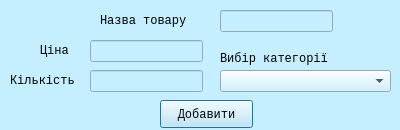
<?xml version="1.0" encoding="UTF-8"?>
<ui version="4.0">
 <class>insertData</class>
 <widget class="QDialog" name="insertData">
  <property name="geometry">
   <rect>
    <x>0</x>
    <y>0</y>
    <width>400</width>
    <height>130</height>
   </rect>
  </property>
  <property name="minimumSize">
   <size>
    <width>400</width>
    <height>130</height>
   </size>
  </property>
  <property name="maximumSize">
   <size>
    <width>400</width>
    <height>130</height>
   </size>
  </property>
  <property name="windowTitle">
   <string>Dialog</string>
  </property>
  <property name="styleSheet">
   <string notr="true">background-color:rgb(197, 238, 255)</string>
  </property>
  <widget class="QPushButton" name="insert">
   <property name="geometry">
    <rect>
     <x>160</x>
     <y>100</y>
     <width>93</width>
     <height>28</height>
    </rect>
   </property>
   <property name="font">
    <font>
     <family>Courier</family>
    </font>
   </property>
   <property name="styleSheet">
    <string notr="true">background-color:rgb(197, 238, 255)</string>
   </property>
   <property name="text">
    <string>Добавити</string>
   </property>
  </widget>
  <widget class="QLabel" name="name">
   <property name="geometry">
    <rect>
     <x>100</x>
     <y>10</y>
     <width>101</width>
     <height>20</height>
    </rect>
   </property>
   <property name="font">
    <font>
     <family>Courier</family>
    </font>
   </property>
   <property name="text">
    <string>Назва товару</string>
   </property>
  </widget>
  <widget class="QLabel" name="price">
   <property name="geometry">
    <rect>
     <x>40</x>
     <y>40</y>
     <width>41</width>
     <height>20</height>
    </rect>
   </property>
   <property name="font">
    <font>
     <family>Courier</family>
    </font>
   </property>
   <property name="text">
    <string>Ціна</string>
   </property>
  </widget>
  <widget class="QLabel" name="count">
   <property name="geometry">
    <rect>
     <x>10</x>
     <y>70</y>
     <width>81</width>
     <height>20</height>
    </rect>
   </property>
   <property name="font">
    <font>
     <family>Courier</family>
    </font>
   </property>
   <property name="text">
    <string>Кількість</string>
   </property>
  </widget>
  <widget class="QLineEdit" name="nameLine">
   <property name="geometry">
    <rect>
     <x>220</x>
     <y>10</y>
     <width>113</width>
     <height>22</height>
    </rect>
   </property>
   <property name="styleSheet">
    <string notr="true">background-color:rgb(197, 238, 255)</string>
   </property>
  </widget>
  <widget class="QLineEdit" name="priceLine">
   <property name="geometry">
    <rect>
     <x>90</x>
     <y>40</y>
     <width>113</width>
     <height>22</height>
    </rect>
   </property>
   <property name="styleSheet">
    <string notr="true">background-color:rgb(197, 238, 255)</string>
   </property>
  </widget>
  <widget class="QLineEdit" name="countLine">
   <property name="geometry">
    <rect>
     <x>90</x>
     <y>70</y>
     <width>113</width>
     <height>22</height>
    </rect>
   </property>
   <property name="styleSheet">
    <string notr="true">background-color:rgb(197, 238, 255)</string>
   </property>
  </widget>
  <widget class="QComboBox" name="category">
   <property name="geometry">
    <rect>
     <x>220</x>
     <y>70</y>
     <width>171</width>
     <height>22</height>
    </rect>
   </property>
   <property name="styleSheet">
    <string notr="true">background-color:rgb(197, 238, 255)</string>
   </property>
  </widget>
  <widget class="QLabel" name="label">
   <property name="geometry">
    <rect>
     <x>220</x>
     <y>50</y>
     <width>121</width>
     <height>16</height>
    </rect>
   </property>
   <property name="font">
    <font>
     <family>Courier</family>
    </font>
   </property>
   <property name="text">
    <string>Вибір категорії</string>
   </property>
  </widget>
 </widget>
 <resources/>
 <connections/>
</ui>
